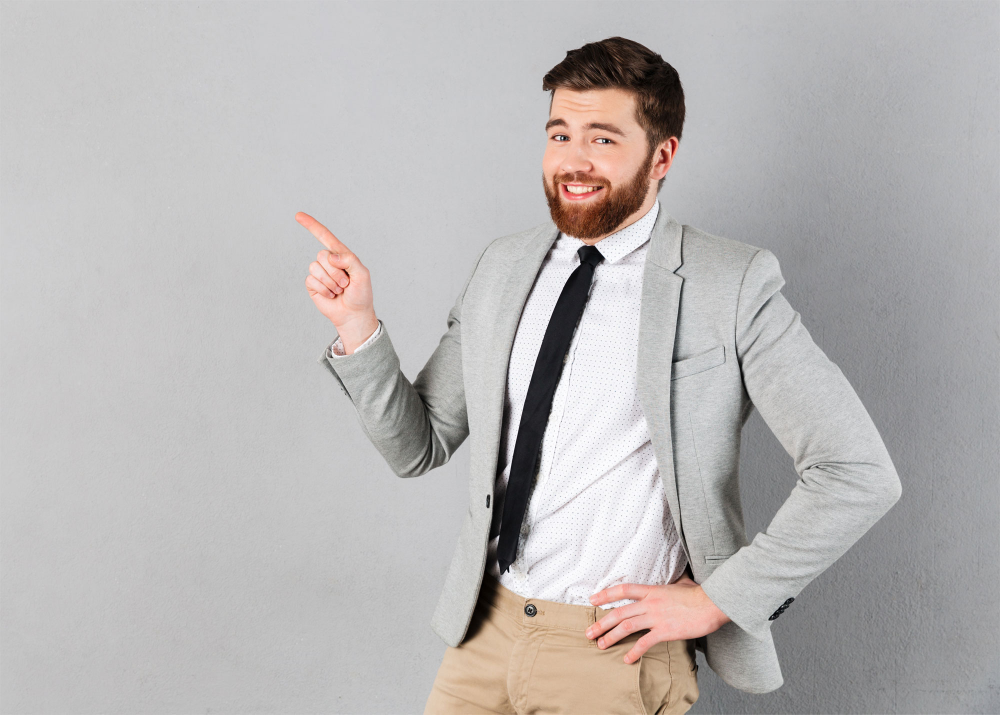
#> input picture ImageResizer/bg_1.jpg, 2000 x 1429 px (shown at 1/2 size)
$ python main.py
#> lines starting #> are read from the running program, lines starting #| are printed output that depends on the picture
from PIL import Image

# Open an image file
#image_path =Image.open("bg_1.jpg.jpg")
with Image.open("bg_1.jpg") as img:
    # Print original size
#> img is the input picture: PIL image 2000x1429 RGB; mean R, G, B 185.1, 182, 181.4
    print(f"Original size: {img.size}")
#| Original size: (2000, 1429)

    # Set the desired size
    new_width = 200
    new_height = 200

    # Resize the image
    img_resized = img.resize((new_width, new_height))
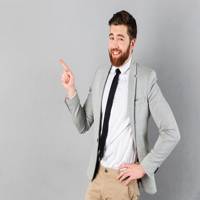
#> img_resized: PIL image 200x200 RGB; mean R, G, B 185.1, 182, 181.4

    # Save the resized image
    img_resized.save("resized_image.jpg")

    # Print new size
    print(f"Resized size: {img_resized.size}")
#| Resized size: (200, 200)
